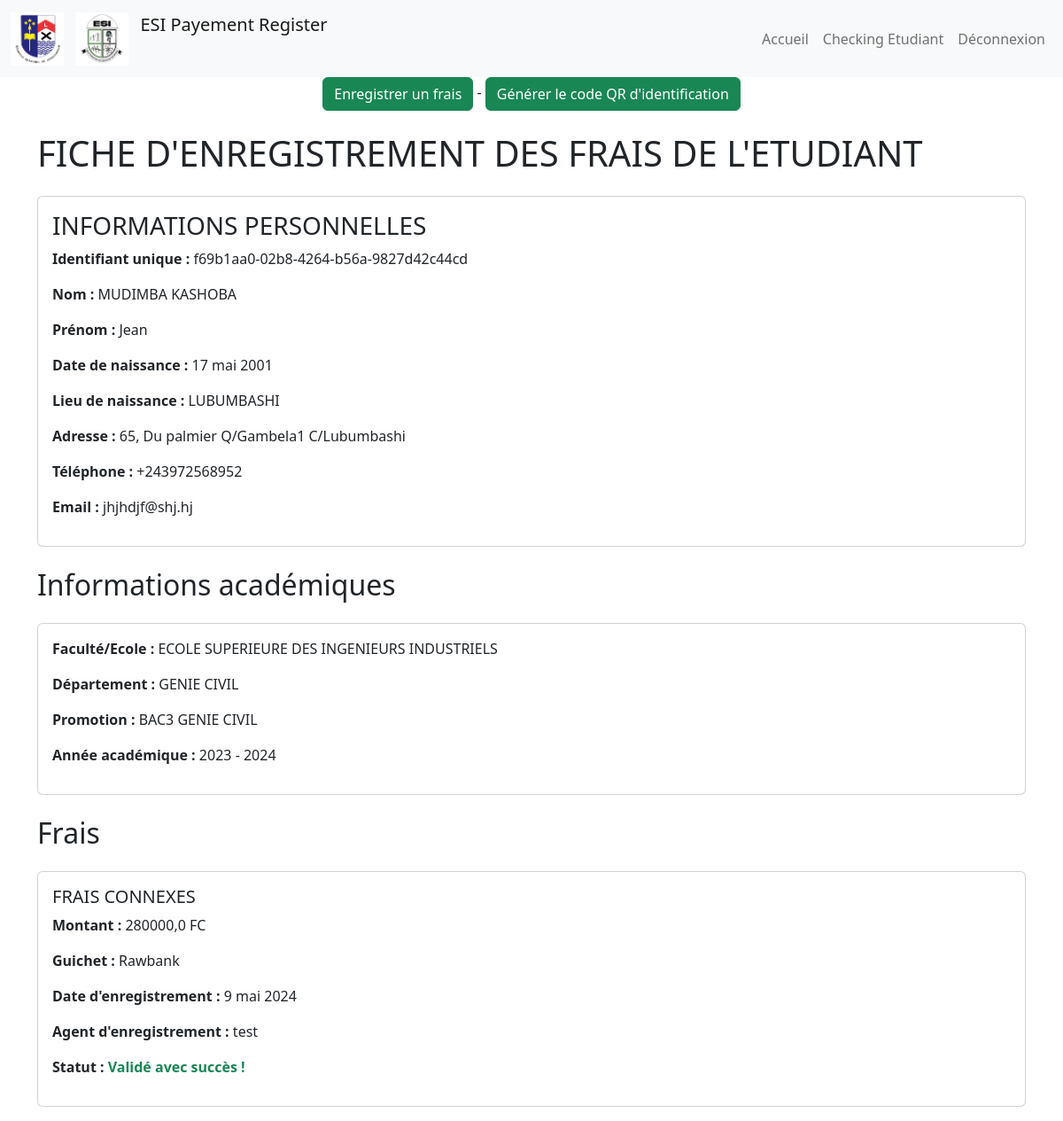
Page /detail_etudiant/f69b1aa0-02b8-4264-b56a-9827d42c44cd/ (signed in) on the committed database.
### etablissement/models.py (models this page shows, shortened)
class Etudiant(models.Model):
    SEXE = (
        ('M', 'Masculin'),
        ('F', 'Feminin'),
    )
    id = models.UUIDField(primary_key=True, default=uuid.uuid4, editable=False)
    full_name = models.CharField(max_length=50)
    prenom = models.CharField(max_length=50)
    birthdate = models.DateField()
    lieu_de_naissance = models.CharField(max_length=50)
    adresse = models.CharField(max_length=50)
    telephone = models.CharField(max_length=50)
    email = models.CharField(max_length=50)
    sexe = models.CharField(max_length=1, choices=SEXE)
    promotion = models.ForeignKey(Promotion, on_delete=models.CASCADE)
    created_at = models.DateTimeField(auto_now_add=True)
    class Meta:
        verbose_name = ("Etudiant")
        verbose_name_plural = ("Etudiants")
        ordering = ['full_name']

class Structure(models.Model):
    name = models.CharField(max_length=50)
    annee_academique = models.ForeignKey(AnneeAcademique, on_delete=models.CASCADE)
    created_at = models.DateTimeField(auto_now_add=True)
    class Meta:
        verbose_name = ("Stucture")
        verbose_name_plural = ("Stuctures")
        ordering = ['name']

class Departement(models.Model):
    name = models.CharField(max_length=50)
    structure = models.ForeignKey(Structure, on_delete=models.CASCADE)
    created_at = models.DateTimeField(auto_now_add=True)
    class Meta:
        verbose_name = ("Departement")
        verbose_name_plural = ("Departements")
        ordering = ['name']

class Promotion(models.Model):
    name = models.CharField(max_length=50)
    departement = models.ForeignKey(Departement, on_delete=models.CASCADE)
    est_finale = models.BooleanField(default=True)
    created_at = models.DateTimeField(auto_now_add=True)
    class Meta:
        verbose_name = ("Promotion")
        verbose_name_plural = ("Promotions")
        ordering = ['name']

class AnneeAcademique(models.Model):
    name = models.CharField(max_length=50)
    active = models.BooleanField(default=True)
    created_at = models.DateTimeField(auto_now_add=True)
    class Meta:
        verbose_name = ("AnneeAcademique")
        verbose_name_plural = ("AnneesAcademiques")
        ordering = ['name']
    def __str__(self):
        return self.name

### frais/models.py (models this page shows, shortened)
class Frais(models.Model):
    etudiant = models.ForeignKey('etablissement.Etudiant', on_delete=models.CASCADE, default=None)
    designation = models.ForeignKey(TypesFrais, on_delete=models.CASCADE)
    montant_payer = models.FloatField(default=0.0)
    lieu_paiement = models.CharField(max_length=50, default="")
    en_ordre = models.BooleanField()
    registered_at = models.DateField(auto_now_add=True)
    agent = models.ForeignKey(User, on_delete=models.PROTECT, default=None)

class TypesFrais(models.Model):
    designation = models.CharField(max_length=50)
    created_at = models.DateTimeField(auto_now_add=True)
    def __str__(self):
        return self.designation

### etablissement/views.py (the view)
# urls.py: path('detail_etudiant/<uuid:id>/', views.etudiant_detail, name='detail_etudiant')
@login_required(login_url="login")
def etudiant_detail(request, id):
    mes_messages = messages.get_messages(request)
    etudiant = get_object_or_404(Etudiant, pk=id)
    promotion = etudiant.promotion
    departement = promotion.departement
    structure = departement.structure
    annee_academique = structure.annee_academique
    frais = etudiant.frais_set.all()
    context = {
        "etudiant" : etudiant,
        "promotion" : promotion,
        "departement" : departement,
        "structure" : structure,
        "annee_academique" : annee_academique,
        "frais" : frais,
        "mes_messages" : mes_messages
    }
    return render(request, "etudiant/detail_etudiant.html", context)

### etablissement/templates/etudiant/detail_etudiant.html (shortened to what this page needs)
{% extends "base.html" %}
{% block content %}
{% include "nav.html" %}
{% if user.is_authenticated %}
<div class="text-center"> <a class="btn btn-success" href="{% url 'creer_frais' etudiant.id %}">Enregistrer un frais</a> - <a class="btn btn-success" href="{% url 'qr_code' etudiant.id %}">Générer le code QR d'identification</a></div>
{% endif %}
    <div class="container">
        <h1 class="my-4">FICHE D'ENREGISTREMENT DES FRAIS DE L'ETUDIANT</h1>
        <div class="card">
          <div class="card-body">
            <h3 class="card-title">INFORMATIONS PERSONNELLES</h3>
            <p><strong>Identifiant unique :</strong> {{ etudiant.id }}</p>
            <p><strong>Nom :</strong> {{ etudiant.full_name }}</p>
            <p><strong>Prénom :</strong> {{ etudiant.prenom }}</p>
            <p><strong>Date de naissance :</strong> {{ etudiant.birthdate }}</p>
            <p><strong>Lieu de naissance :</strong> {{ etudiant.lieu_de_naissance }}</p>
            <p><strong>Adresse :</strong> {{ etudiant.adresse }}</p>
            <p><strong>Téléphone :</strong> {{ etudiant.telephone }}</p>
            <p><strong>Email :</strong> {{ etudiant.email }}</p>
          </div>
        </div>
        <h2 class="my-4">Informations académiques</h2>
        <div class="card mb-3">
            <div class="card-body">
            <p><strong>Faculté/Ecole :</strong> {{ structure.name }}</p>
            <p><strong>Département :</strong> {{ departement.name }}</p>
            <p><strong>Promotion :</strong> {{ promotion.name }}</p>
            <p><strong>Année académique :</strong> {{ annee_academique }}</p>
            </div>
        </div>
        <h2 class="my-4">Frais</h2>
        {% for frais in etudiant.frais_set.all %}
        <div class="card mb-3">
          <div class="card-body">
            <h5 class="card-title">{{ frais.designation }}</h5>
            <p><strong>Montant :</strong> {{ frais.montant_payer }} FC</p>
            <p><strong>Guichet :</strong> {{ frais.lieu_paiement }}</p>
            <p><strong>Date d'enregistrement :</strong> {{ frais.registered_at }}</p>
            <p><strong>Agent d'enregistrement :</strong> {{ frais.agent }}</p>
            <p><strong>Statut :</strong> {% if frais.en_ordre == True %}<strong  class="text-success">Validé avec succès !</strong>{% endif %} {% if frais.en_ordre == False %}<strong class="text-danger">Non validé !</strong>{% endif %}</p>
          </div>
        </div>
        {% empty %}
        <p>Aucun frais enregistré !</p>
        {% endfor %}
      </div>
{% endblock content %}

### rows in the picture
Etudiant: id "f69b1aa0-02b8-4264-b56a-9827d42c44cd", full_name "MUDIMBA KASHOBA", prenom "Jean", birthdate "17 mai 2001", lieu_de_naissance "LUBUMBASHI", adresse "65, Du palmier Q/Gambela1 C/Lubumbashi", telephone "+243972568952", email "jhjhdjf@shj.hj"
Structure: name "ECOLE SUPERIEURE DES INGENIEURS INDUSTRIELS"
Departement: name "GENIE CIVIL"
Promotion: name "BAC3 GENIE CIVIL"
AnneeAcademique: name "2023 - 2024"
Frais: designation "FRAIS CONNEXES", montant_payer "280000,0", lieu_paiement "Rawbank", registered_at "9 mai 2024", agent "test", en_ordre "Validé avec succès !"
